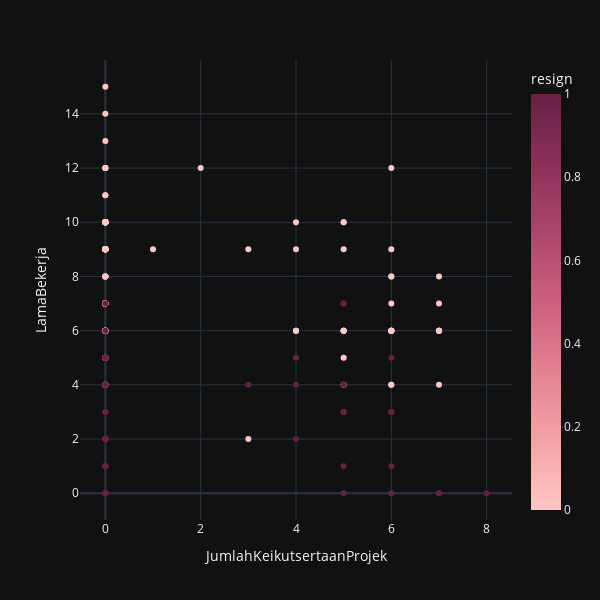

Notebook source saved alongside this figure:
### Code cell
fig = px.scatter(data_an2, x='JumlahKeikutsertaanProjek',y='LamaBekerja', color='resign', color_continuous_scale='Burg',
                 template='plotly_dark',width=600,height=600)
fig.show()

### Figure 1 — Plotly figure (JSON) as saved in the notebook; plotly's stock layout.template omitted (floating-point values rounded to 4 significant figures; data arrays with more than 128 entries replaced by an {"elided": "..."} marker saying what was removed)
{"data": [{"hovertemplate": "JumlahKeikutsertaanProjek=%{x}<br>LamaBekerja=%{y}<br>resign=%{marker.color}<extra></extra>", "legendgroup": "", "marker": {"color": {"elided": "285 int values"}, "coloraxis": "coloraxis", "symbol": "circle"}, "mode": "markers", "name": "", "orientation": "v", "showlegend": false, "type": "scatter", "x": {"elided": "285 int values"}, "xaxis": "x", "y": {"elided": "285 int values"}, "yaxis": "y"}], "layout": {"coloraxis": {"colorbar": {"title": {"text": "resign"}}, "colorscale": [[0, "rgb(255, 198, 196)"], [0.1667, "rgb(244, 163, 168)"], [0.3333, "rgb(227, 129, 145)"], [0.5, "rgb(204, 96, 125)"], [0.6667, "rgb(173, 70, 108)"], [0.8333, "rgb(139, 48, 88)"], [1, "rgb(103, 32, 68)"]]}, "height": 600, "legend": {"tracegroupgap": 0}, "margin": {"t": 60}, "width": 600, "xaxis": {"anchor": "y", "domain": [0, 1], "title": {"text": "JumlahKeikutsertaanProjek"}}, "yaxis": {"anchor": "x", "domain": [0, 1], "title": {"text": "LamaBekerja"}}}}
